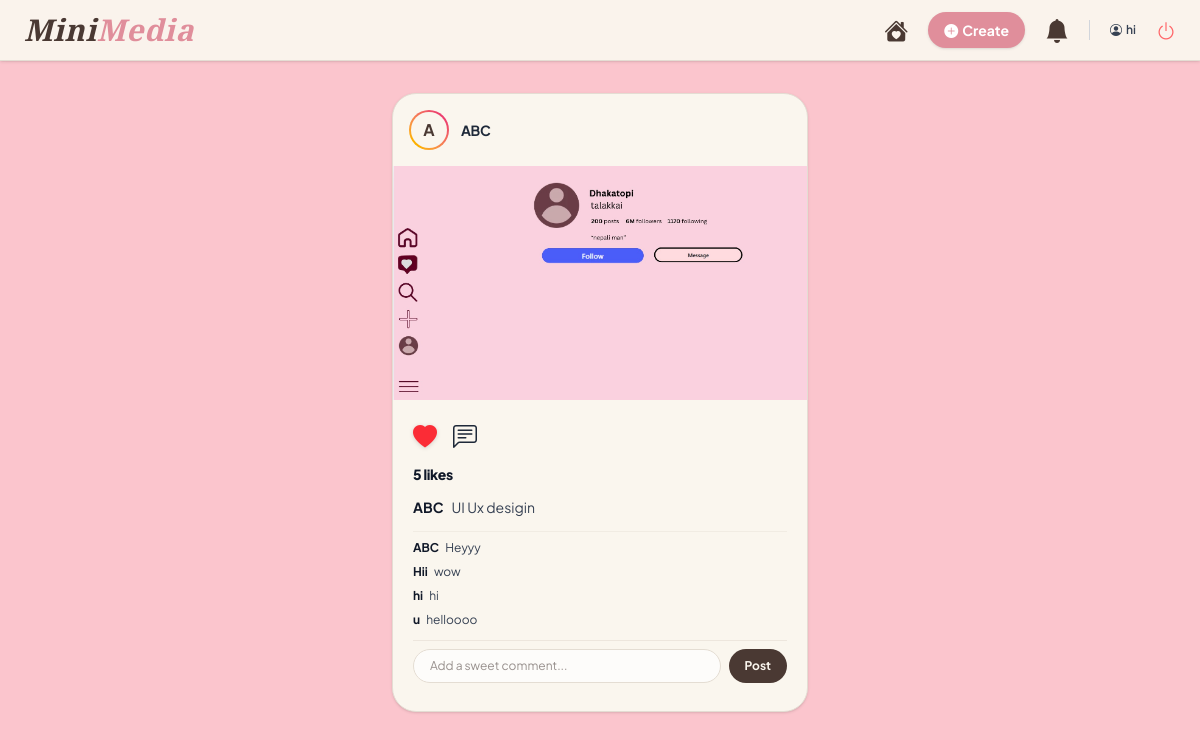
/ (signed in), run on the app's committed database.
### social/models.py (models this page shows, shortened)
class Post(models.Model):
    user = models.ForeignKey(User, on_delete=models.CASCADE, related_name='posts')
    image = models.ImageField(upload_to='posts_images/')
    caption = models.TextField(max_length=500, blank=True)
    created_at = models.DateTimeField(auto_now_add=True)
    likes = models.ManyToManyField(User, related_name='liked_posts', blank=True)
    class Meta:
        ordering = ['-created_at']  # Naya post sadhai mathi dekhinchha

class Comment(models.Model):
    post = models.ForeignKey(Post, on_delete=models.CASCADE, related_name='comments')
    user = models.ForeignKey(User, on_delete=models.CASCADE)
    text = models.TextField(max_length=300)
    created_at = models.DateTimeField(auto_now_add=True)
    class Meta:
        ordering = ['created_at'] # पुराना कमेन्ट माथि, नयाँ तल आउँछन्
    from django.contrib.auth.models import User

### social/views.py (the view)
# urls.py: path('', views.home_view, name='home'),
@login_required(login_url='login')
def home_view(request):
    posts = Post.objects.all().order_by('-id')
    notifications = Notification.objects.filter(
        receiver=request.user
    ).order_by(
        '-created_at'
    )
    context = {
        'posts': posts,
        'notifications': notifications
    }
    return render(
        request,
        'home.html',
        context
    )

### social/templates/home.html (shortened to what this page needs)
<!DOCTYPE html>
<html lang="en">
<head>
    <script src="https://cdn.jsdelivr.net/npm/@tailwindcss/browser@4"></script>
    <link rel="stylesheet" href="https://cdn.jsdelivr.net/npm/bootstrap-icons@1.11.3/font/bootstrap-icons.min.css">
</head>
<body class="min-h-screen pb-12">
    <nav class="sticky top-0 z-50 bg-[#FAF6EE]/95 backdrop-blur-md border-b border-[#E4DDD3] px-6 py-3 shadow-sm flex items-center justify-between">
        <a href="{% url 'home' %}" class="brand-font text-3xl font-bold text-[#4A3933] tracking-wide italic">
            Mini<span class="text-[#E08E9B]">Media</span>
        </a>
        <div class="flex items-center gap-5">
            <a href="{% url 'home' %}" class="text-2xl text-[#4A3933] hover:text-[#E08E9B] transition" title="Home">
                <i class="bi bi-house-heart-fill"></i>
            </a>
            <a href="{% url 'create_post' %}" class="bg-[#E08E9B] text-white px-4 py-2 rounded-full font-bold text-sm hover:bg-[#c97b87] transition shadow-sm flex items-center gap-1">
                <i class="bi bi-plus-circle-fill"></i> Create
            </a>
            <a href="{% url 'notifications' %}"
   class="text-2xl text-[#4A3933] hover:text-red-500 transition relative"
   title="Notifications">
    <i class="bi bi-bell-fill"></i>
</a>
            <span class="text-xs font-semibold text-gray-700 hidden sm:inline"><i class="bi bi-person-circle mr-1"></i>{{ request.user.username }}</span>
            <a href="{% url 'logout' %}" class="text-xl text-red-400 hover:text-red-600 transition" title="Logout"><i class="bi bi-power"></i></a>
        </div>
    </nav>
    <div class="max-w-md mx-auto mt-8 px-4 space-y-8">
        {% if posts %}
            {% for post in posts %}
                <div id="post-{{ post.id }}" class="bg-card border border-[#E4DDD3] rounded-3xl shadow-sm overflow-hidden transition duration-300 hover:shadow-md">
                    <div class="p-4 flex items-center justify-between">
                        <div class="flex items-center gap-3">
                            <div class="w-10 h-10 rounded-full bg-gradient-to-tr from-yellow-400 to-pink-600 p-[2px]">
                                <div class="w-full h-full bg-[#FAF6EE] rounded-full flex items-center justify-center font-bold text-[#4A3933]">
                                    {{ post.user.username|slice:":1"|upper }}
                                </div>
                            </div>
                            <span class="font-bold text-sm text-gray-800 tracking-tight">{{ post.user.username }}</span>
                        </div>
                    </div>
                    {% if post.image %}
                        <div class="bg-black/5 flex items-center justify-center">
                            <img src="{{ post.image.url }}" class="w-full h-auto max-h-[450px] object-cover" alt="Post">
                        </div>
                    {% endif %}
                    <div class="p-5 space-y-3">
                        <div class="flex items-center gap-4 text-2xl">
                            <a href="{% url 'like_post' post.id %}" class="transform active:scale-125 transition duration-150">
                                {% if request.user in post.likes.all %}
                                    <i class="bi bi-heart-fill text-red-500 drop-shadow-sm"></i>
                                {% else %}
                                    <i class="bi bi-heart text-gray-800 hover:text-red-500"></i>
                                {% endif %}
                            </a>
                            <i class="bi bi-chat-left-text text-gray-800 hover:text-[#E08E9B] cursor-pointer"></i>
                        </div>
                        <p class="text-sm font-extrabold text-gray-900 tracking-tight">{{ post.likes.count }} likes</p>
                        <p class="text-sm text-gray-700 leading-relaxed"><span class="font-bold text-gray-900 mr-2">{{ post.user.username }}</span>{{ post.caption }}</p>
                        {% if post.comments.all %}
                        <div class="space-y-2 pt-2 border-t border-[#E4DDD3]/40 max-h-32 overflow-y-auto">
                            {% for comment in post.comments.all %}
                                <div class="flex items-center justify-between group">
                                    <p class="text-xs text-gray-700">
                                        <span class="font-bold text-gray-900 mr-1">{{ comment.user.username }}</span> {{ comment.text }}
                                    </p>
                                </div>
                            {% endfor %}
                        </div>
                        {% endif %}
                        <div class="border-t border-[#E4DDD3]/60 my-2 pt-2">
                            <form action="{% url 'comment_post' post.id %}" method="post" class="flex gap-2">
                                <input type="text" name="comment" placeholder="Add a sweet comment..." required
                                       class="flex-1 px-4 py-2 text-xs bg-white/70 border border-[#E4DDD3] rounded-full focus:outline-none focus:ring-2 focus:ring-[#E08E9B] focus:bg-white mb-0">
                                <button type="submit" class="bg-[#4A3933] text-[#FAF6EE] px-4 py-2 rounded-full text-xs font-bold hover:bg-black transition cursor-pointer">Post</button>
                            </form>
                        </div>
                    </div>
                </div>
            {% endfor %}
        {% endif %}
    </div>
</body>
</html>

### social/templates/home.html (style rules this page uses)
body { background-color: #FBC5CD; color: #332621; font-family: 'Plus Jakarta Sans', sans-serif; }
.brand-font { font-family: 'Playfair Display', serif; }
.bg-card { background-color: #FAF6EE; }

### data on the page
Post: user.username "A", user.username "ABC", image (picture), likes.count "5", caption "UI Ux desigin"
Comment: user.username "ABC", text "Heyyy"
Comment: user.username "Hii", text "wow"
Comment: user.username "hi", text "hi"
Comment: user.username "u", text "helloooo"

### other printed values
{{ request.user.username }} "hi"
